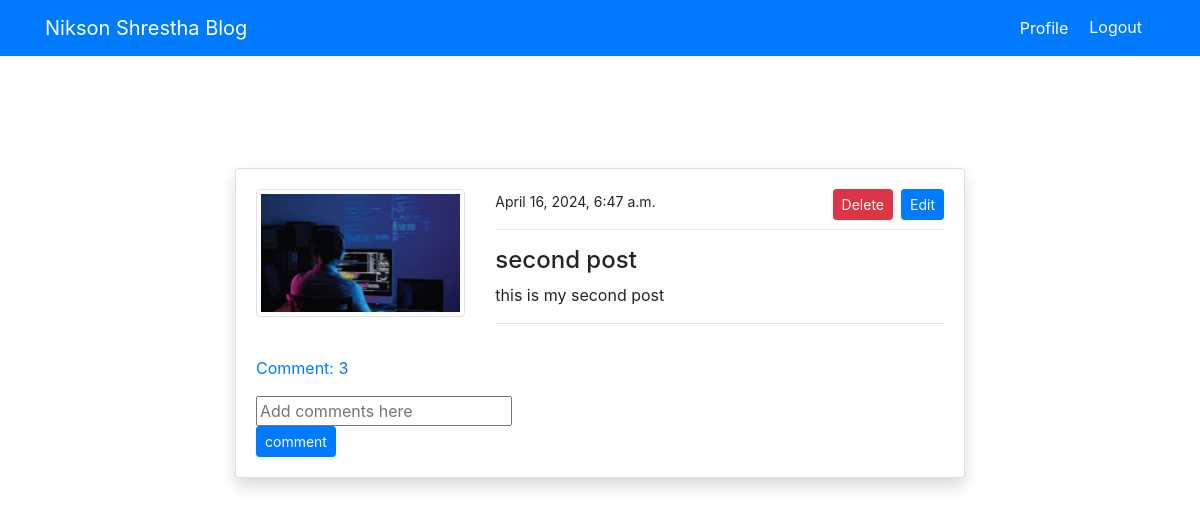
The page /post_detail/4/ (signed in) on the database its author committed.
### blog/models.py (models this page shows, shortened)
class PostModel(models.Model):
    title = models.CharField(max_length=100)
    content = models.TextField()
    author = models.ForeignKey(User, on_delete=models.CASCADE)
    date_created = models.DateTimeField(auto_now_add=True)
    class Meta:
         ordering = ('-date_created',)
    def comment_count(self):
         return self.comment_set.all().count()
    def comments(self):
         return self.comment_set.all()

### users/models.py (models this page shows, shortened)
class ProfileModel(models.Model):
    user = models.OneToOneField(User, on_delete=models.CASCADE)
    image = models.ImageField(default='default.png', upload_to='profile', validators=[FileExtensionValidator(allowed_extensions=['png', 'jpg', 'jpeg'])])

### blog/views.py (the view)
# urls.py: path('post_detail/<int:pk>/',views.post_detail, name='blog-post-detail' ),
@login_required
def post_detail(request, pk):
    post = PostModel.objects.get(id=pk)
    if request.method == 'POST':
        c_form = CommentForm(request.POST)
        if c_form.is_valid():
            instance = c_form.save(commit=False)
            instance.User = request.user
            instance.post = post
            instance.save()
            return redirect('blog-post-detail', pk=post.id)
    else:
        c_form = CommentForm()
    context = {
        'post':post,
        'c_form': c_form,
    }
    return render(request, 'blog/post_detail.html', context)

### blog/forms.py
class CommentForm(forms.ModelForm):
    content = forms.CharField(label='', widget=forms.TextInput(attrs={ 'placeholder':'Add comments here',}))
    class Meta:
        model = Comment
        fields = ('content',)

### templates/blog/post_detail.html (shortened to what this page needs)
{% extends 'partials/base.html' %}
{% load crispy_forms_tags %}
{% block content %}
<div class="container">
    <div class="row mt-5 pt-5">
        <div class="col-md-8 offset-md-2">
            <div class="card my-3 shadow">
                <div class="card-body">
                    <div class="row">
                        <div class="col-md-4">
                            <img class="img-thumbnail" src="{{post.author.profilemodel.image.url}}" alt="profile-img">
                        </div>
                        <div class="col-md-8">
                            <small>{{post.date_created}}</small>
                            {% if request.user.is_superuser or post.author == request.user %}
                            <span><a class="btn btn-primary float-right btn-sm" href="{% url 'blog-post-edit' post.id %}">Edit</a></span>
                            <span><a class="btn btn-danger mx-2 float-right btn-sm" href="{%url 'blog-post-delete' post.id%}">Delete</a></span>
                            {% endif%}
                            <hr>
                            <h4>{{post.title}}</h4>
                            <p>
                                {{post.content}}
                            </p>
                            <hr>
                        </div>
                    </div>
                    <p class="mt-3">
                        <a class="" data-toggle="collapse" href="#collapseExample" role="button" aria-expanded="false" aria-controls="collapseExample">
                          Comment: {{post.comment_count}}
                        </a>
                      </p>
                      <form method="POST">
                        {{ c_form }}
                        <input class ="btn btn-primary btn-sm" type="Submit" value = "comment">
                      </form>
                </div>
            </div>
        </div>
        </div>
    </div>
{% endblock %}

### rows shown on the page
PostModel: author.profilemodel.image (picture), date_created "April 16, 2024, 6:47 a.m.", title "second post", content "this is my second post", comment_count "3"
